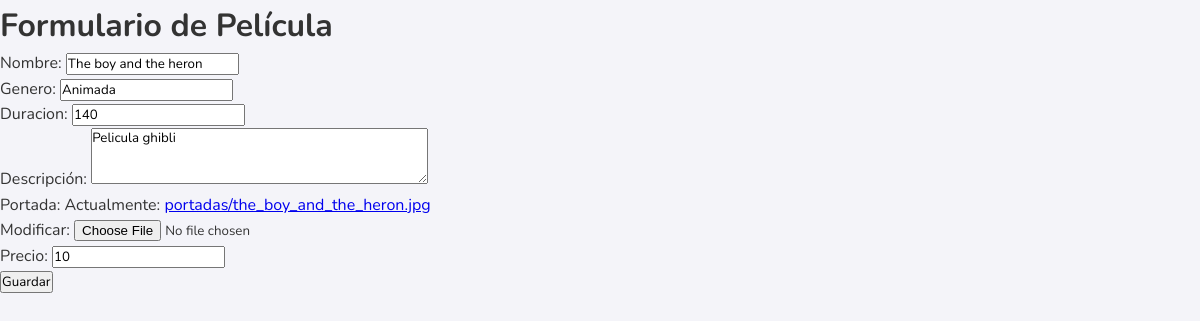
Page /pelicula/4/editar/ on the committed database.
### Registro/models.py (models this page shows, shortened)
class Pelicula(models.Model):
    nombre = models.CharField(max_length=100)
    genero = models.CharField(max_length=50)
    duracion = models.IntegerField()
    descripcion = models.TextField()
    portada = models.ImageField(upload_to="portadas/")
    precio = models.PositiveIntegerField(
        default=0, validators=[MinValueValidator(0), MaxValueValidator(999999)]
    )

### Registro/views.py (the view)
# urls.py: path("pelicula/<int:pk>/editar/", views.PeliculaUpdate.as_view(), name="pelicula_update"),
class PeliculaUpdate(UpdateView):
    model = Pelicula
    form_class = PeliculaForm
    template_name = "pelicula_form.html"
    success_url = reverse_lazy("pelicula_list")

### Registro/forms.py
class PeliculaForm(forms.ModelForm):
    class Meta:
        model = Pelicula
        fields = ["nombre", "genero", "duracion", "descripcion", "portada", "precio"]
        labels = {
            "descripcion": "Descripción",
        }
        widgets = {
            "descripcion": forms.Textarea(attrs={"class": "form-control", "rows": 3}),
        }
    def __init__(self, *args, **kwargs):
        super().__init__(*args, **kwargs)
        self.fields["descripcion"].widget.attrs.update(
            {
                "class": "form-control",
                "rows": 3,
                "id": "id_descripcion",
                "placeholder": "Ingrese la descripción aquí",  # Ejemplo de placeholder
            }
        )
        self.fields["descripcion"].label = "Descripción"
        self.fields["descripcion"].widget.attrs.update(
            {"class": "label-descripcion"}
        )  # Aplica la clase CSS al label

### templates/pelicula_form.html (shortened to what this page needs)
{% load static %}
<!DOCTYPE html>
<html lang="en">
  <head>
    <link href="{% static 'css/stylescrud.css' %}" rel="stylesheet">
  </head>
  <body>
    <h1>Formulario de Película</h1>
    <form method="post">
      {% csrf_token %} {{ form.as_p }}
      <button type="submit">Guardar</button>
    </form>
  </body>
</html>

### static/css/stylescrud.css (style rules this page uses)
* { box-sizing: border-box; margin: 0; padding: 0; font-family: "Nunito", sans-serif; }
body { background-color: #f4f4f9; color: #333; line-height: 1.6; }

### rows in the picture
Pelicula: nombre "The boy and the heron", genero "Animada", duracion "140", descripcion "Pelicula ghibli", precio "10"
